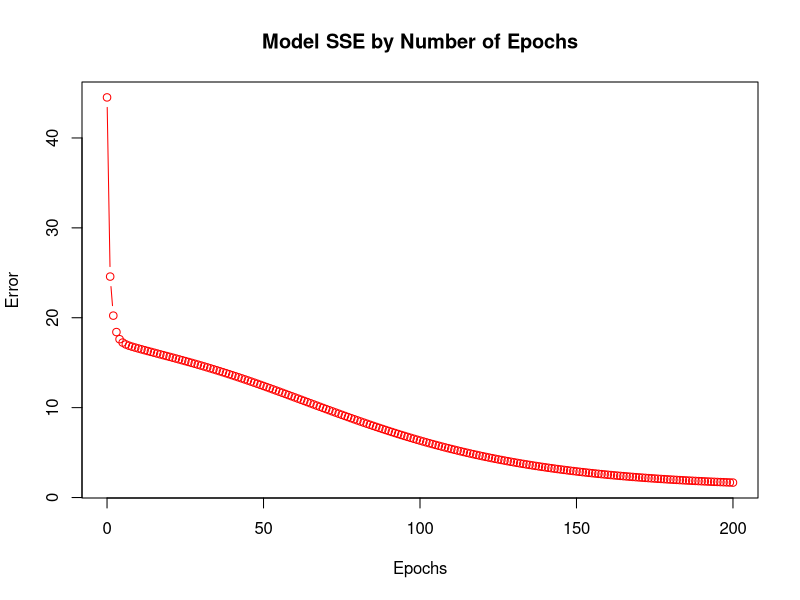
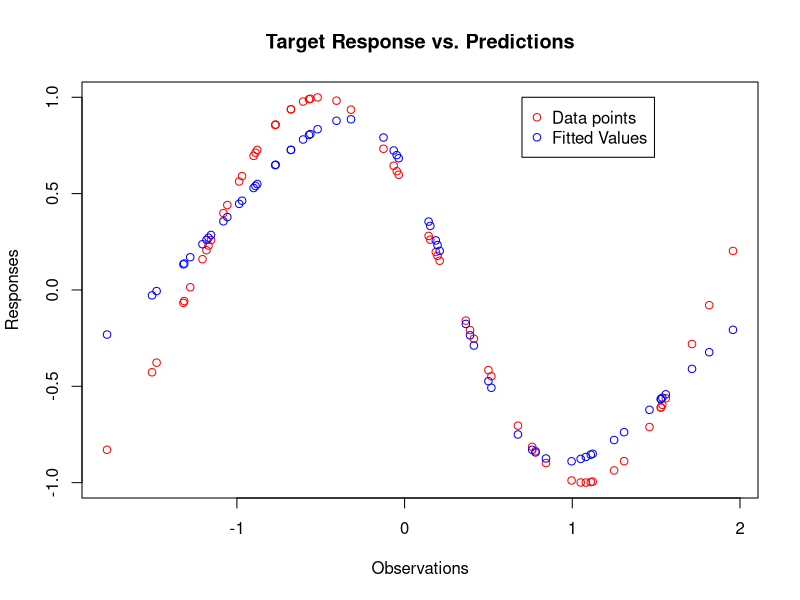

These figures' R source, in order:
set.seed(100)

# Predictor variable as a set of uniform rv's over the interval [-2, 2]
x <- runif(60, min=-2, max=2)

# Response variable
y <- function(x) { 
  
  Y = (cos(2*x + 1))
  
  return(Y) 
  
}


# Initialize the number of hidden neurons
hidden_neurons = 5

# Activation Function
sigmoid <- function(x) { 
  
  z = (1 / (1 + exp(-x)))
  
  return(z) 
  
}

# Randomly initializing the weights as i.i.d. N(0,1) rv's...
w1 = matrix(rnorm(2*hidden_neurons), nrow=hidden_neurons, ncol=2)
w2 = matrix(rnorm(hidden_neurons + 1), nrow=1, ncol=(hidden_neurons+1))

# Function to obtain predicted outputs
feedForward <- function(x, w1, w2, activation) {
  
  output <- rep(0, length(x))
  
  for (i in 1:length(x)) {
    
    a1 = w1 %*% matrix(rbind(1, x[i]), ncol=1)
    
    z1 = activation(a1)
    
    a2 = w2 %*% matrix(rbind(1, z1), ncol=1)
    
    output[i] = a2
  }
  
  
  return(output)
}

# Defining the derivative of our activation function needed for computing the gradient
derivativeActivation <- function(x) {
  
  g = (sigmoid(x) * (1 - sigmoid(x)))
  
  return(g)
  
}

# Function for computing model error 
modelError <- function(x, y, w1, w2, activation) {
  
  # obtaining predictions
  preds <- feedForward(x, w1, w2, activation)
  
  # Calclating the error
  SSE <- sum((y - preds) ** 2)
  
  return (SSE)
  
}

#Function for computing the gradients 
backPropagation <- function(x, y, w1, w2, activation, derivativeActivation) {
  
  preds <- feedForward(x, w1, w2, activation) #predicted values
  
  derivCost <- -2*(y - preds) #Derivative of the cost function (first term)
  
  dW1 <- matrix(0,ncol=2,nrow=nrow(w1)) #Gradient for w1
  dW2 <- matrix(rep(0,length(x)*(dim(w2)[2])),nrow=length(x)) #Gradient matrix for w2
  
  # Computing the Gradient for W2
  for (i in 1:length(x)) {
    
    a1 = w1 %*% matrix(rbind(1, x[i]), ncol=1)
    da2dW2 = matrix(rbind(1, activation(a1)), nrow=1)
    dW2[i,] = derivCost[i] * da2dW2
    
  }
  
  #Computing the gradient for W1
  for (i in 1:length(x)) {
    
    a1 = w1 %*% matrix(rbind(1, x[i]), ncol=1)
    da2da1 = derivativeActivation(a1) * matrix(w2[,-1], ncol=1)
    da2dW1 = da2da1 %*% matrix(rbind(1, x[i]), nrow=1)
    
    dW1 = dW1 + derivCost[i] * da2dW1
  }
  
  # Storing gradients for w1, w2 in a list
  gradient <- list(dW1, colSums(dW2))
  
  return (gradient)
}


# Defining our Stochastic Gradient Descent algorithm which will adjust our weight matrices
SGD <- function(x, y, w1, w2, activation, derivative, learnRate, epochs) {
  
  SSEvec <- rep(NA, epochs) #Empty array to store SSE values after each epoch
  SSEvec[1] = modelError(x, y, w1, w2, activation)
  
  for (j in 1:epochs) {
    
    for (i in 1:length(x)) {
      
      gradient <- backPropagation(x[i], y[i], w1, w2, activation, derivative)
      
      
      #Adjusting model parameters for a given number of epochs
      w1 <- w1 - learnRate * gradient[[1]] 
      
      w2 <- w2 - learnRate * gradient[[2]]
      
    }
    
    SSEvec[j+1] <- modelError(x, y, w1, w2, activation)#Storing SSE values after each iteration
    
  }
  
  #Beta vector holding model parameters
  B <- list(w1,w2) 
  result <- list(B, SSEvec)
  
  return(result)
  
}


# Running SGD function to obtain our optimized mode and parameters
model <- SGD(x, y(x), w1, w2, sigmoid, derivativeActivation, learnRate = 0.01, epochs = 200)


# Obtaining our adjusted SSE's for each epoch..
SSE <- model[[2]]

#Plotting the SSE  from each epoch vs # epochs
plot(seq(0,200,1),SSE, main="Model SSE by Number of Epochs",xlab = "Epochs", ylab = "Error",col="red",type = "b")


#Extracting our new parameters from our model...
new_W1 <- model[[1]][[1]]
new_W2 <- model[[1]][[2]]

# Comparing our old weight matrices against the new ones
print(w1)
print(new_W1)

print(w2)
print(new_W2)

#Obtaining our new predictions using our optimized parameters
y_pred <- feedForward(x, new_W1, new_W2, sigmoid)

#Plotting training data against our model predictions
plot(x,y(x), main = "Target Response vs. Predictions",xlab="Observations", ylab="Responses", col="red")
lines(x, y_pred, col="blue", type="p")
legend(y=1,x=0.7, legend=c('Data points','Fitted Values'), col=c('red','blue') , lty=c(0,0), pch=c(1,1))
